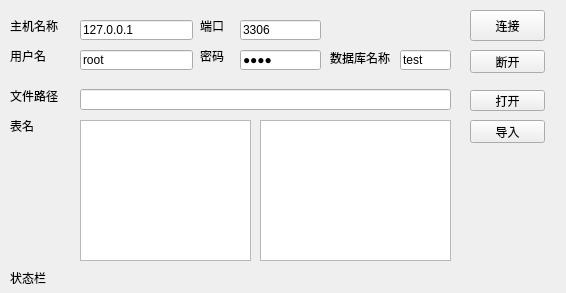
<?xml version="1.0" encoding="UTF-8"?>
<ui version="4.0">
 <class>form</class>
 <widget class="QWidget" name="form">
  <property name="geometry">
   <rect>
    <x>0</x>
    <y>0</y>
    <width>566</width>
    <height>293</height>
   </rect>
  </property>
  <property name="sizePolicy">
   <sizepolicy hsizetype="Expanding" vsizetype="Expanding">
    <horstretch>0</horstretch>
    <verstretch>0</verstretch>
   </sizepolicy>
  </property>
  <property name="windowTitle">
   <string>Excel导入mysql ---by:Rayu</string>
  </property>
  <widget class="QLabel" name="label">
   <property name="geometry">
    <rect>
     <x>80</x>
     <y>270</y>
     <width>371</width>
     <height>20</height>
    </rect>
   </property>
   <property name="sizePolicy">
    <sizepolicy hsizetype="Expanding" vsizetype="Expanding">
     <horstretch>0</horstretch>
     <verstretch>0</verstretch>
    </sizepolicy>
   </property>
   <property name="text">
    <string/>
   </property>
  </widget>
  <widget class="QLabel" name="label_2">
   <property name="geometry">
    <rect>
     <x>10</x>
     <y>90</y>
     <width>54</width>
     <height>12</height>
    </rect>
   </property>
   <property name="sizePolicy">
    <sizepolicy hsizetype="Expanding" vsizetype="Expanding">
     <horstretch>0</horstretch>
     <verstretch>0</verstretch>
    </sizepolicy>
   </property>
   <property name="text">
    <string>文件路径</string>
   </property>
  </widget>
  <widget class="QLabel" name="label_3">
   <property name="geometry">
    <rect>
     <x>10</x>
     <y>120</y>
     <width>54</width>
     <height>12</height>
    </rect>
   </property>
   <property name="sizePolicy">
    <sizepolicy hsizetype="Expanding" vsizetype="Expanding">
     <horstretch>0</horstretch>
     <verstretch>0</verstretch>
    </sizepolicy>
   </property>
   <property name="text">
    <string>表名</string>
   </property>
  </widget>
  <widget class="QLineEdit" name="lineEdit">
   <property name="geometry">
    <rect>
     <x>80</x>
     <y>89</y>
     <width>371</width>
     <height>21</height>
    </rect>
   </property>
   <property name="sizePolicy">
    <sizepolicy hsizetype="Expanding" vsizetype="Expanding">
     <horstretch>0</horstretch>
     <verstretch>0</verstretch>
    </sizepolicy>
   </property>
  </widget>
  <widget class="QListWidget" name="listWidget">
   <property name="geometry">
    <rect>
     <x>80</x>
     <y>120</y>
     <width>171</width>
     <height>141</height>
    </rect>
   </property>
  </widget>
  <widget class="QPushButton" name="pushButton">
   <property name="geometry">
    <rect>
     <x>470</x>
     <y>90</y>
     <width>75</width>
     <height>21</height>
    </rect>
   </property>
   <property name="sizePolicy">
    <sizepolicy hsizetype="Expanding" vsizetype="Expanding">
     <horstretch>0</horstretch>
     <verstretch>0</verstretch>
    </sizepolicy>
   </property>
   <property name="text">
    <string>打开</string>
   </property>
  </widget>
  <widget class="QPushButton" name="pushButton_2">
   <property name="geometry">
    <rect>
     <x>470</x>
     <y>120</y>
     <width>75</width>
     <height>23</height>
    </rect>
   </property>
   <property name="sizePolicy">
    <sizepolicy hsizetype="Expanding" vsizetype="Expanding">
     <horstretch>0</horstretch>
     <verstretch>0</verstretch>
    </sizepolicy>
   </property>
   <property name="text">
    <string>导入</string>
   </property>
  </widget>
  <widget class="QLabel" name="label_4">
   <property name="geometry">
    <rect>
     <x>10</x>
     <y>20</y>
     <width>54</width>
     <height>12</height>
    </rect>
   </property>
   <property name="sizePolicy">
    <sizepolicy hsizetype="Expanding" vsizetype="Expanding">
     <horstretch>0</horstretch>
     <verstretch>0</verstretch>
    </sizepolicy>
   </property>
   <property name="text">
    <string>主机名称</string>
   </property>
  </widget>
  <widget class="QLineEdit" name="lineEdit_name">
   <property name="geometry">
    <rect>
     <x>80</x>
     <y>20</y>
     <width>113</width>
     <height>20</height>
    </rect>
   </property>
   <property name="sizePolicy">
    <sizepolicy hsizetype="Expanding" vsizetype="Expanding">
     <horstretch>0</horstretch>
     <verstretch>0</verstretch>
    </sizepolicy>
   </property>
   <property name="text">
    <string>127.0.0.1</string>
   </property>
  </widget>
  <widget class="QLabel" name="label_5">
   <property name="geometry">
    <rect>
     <x>200</x>
     <y>20</y>
     <width>54</width>
     <height>12</height>
    </rect>
   </property>
   <property name="sizePolicy">
    <sizepolicy hsizetype="Expanding" vsizetype="Expanding">
     <horstretch>0</horstretch>
     <verstretch>0</verstretch>
    </sizepolicy>
   </property>
   <property name="text">
    <string>端口</string>
   </property>
  </widget>
  <widget class="QLineEdit" name="lineEdit_port">
   <property name="geometry">
    <rect>
     <x>240</x>
     <y>20</y>
     <width>81</width>
     <height>20</height>
    </rect>
   </property>
   <property name="sizePolicy">
    <sizepolicy hsizetype="Expanding" vsizetype="Expanding">
     <horstretch>0</horstretch>
     <verstretch>0</verstretch>
    </sizepolicy>
   </property>
   <property name="text">
    <string>3306</string>
   </property>
  </widget>
  <widget class="QLineEdit" name="lineEdit_username">
   <property name="geometry">
    <rect>
     <x>80</x>
     <y>50</y>
     <width>113</width>
     <height>20</height>
    </rect>
   </property>
   <property name="sizePolicy">
    <sizepolicy hsizetype="Expanding" vsizetype="Expanding">
     <horstretch>0</horstretch>
     <verstretch>0</verstretch>
    </sizepolicy>
   </property>
   <property name="text">
    <string>root</string>
   </property>
  </widget>
  <widget class="QLineEdit" name="lineEdit_password">
   <property name="geometry">
    <rect>
     <x>240</x>
     <y>50</y>
     <width>81</width>
     <height>20</height>
    </rect>
   </property>
   <property name="sizePolicy">
    <sizepolicy hsizetype="Expanding" vsizetype="Expanding">
     <horstretch>0</horstretch>
     <verstretch>0</verstretch>
    </sizepolicy>
   </property>
   <property name="text">
    <string>root</string>
   </property>
   <property name="echoMode">
    <enum>QLineEdit::Password</enum>
   </property>
  </widget>
  <widget class="QLineEdit" name="lineEdit_dbname">
   <property name="geometry">
    <rect>
     <x>400</x>
     <y>50</y>
     <width>51</width>
     <height>20</height>
    </rect>
   </property>
   <property name="sizePolicy">
    <sizepolicy hsizetype="Expanding" vsizetype="Expanding">
     <horstretch>0</horstretch>
     <verstretch>0</verstretch>
    </sizepolicy>
   </property>
   <property name="text">
    <string>test</string>
   </property>
  </widget>
  <widget class="QLabel" name="label_6">
   <property name="geometry">
    <rect>
     <x>10</x>
     <y>50</y>
     <width>54</width>
     <height>12</height>
    </rect>
   </property>
   <property name="sizePolicy">
    <sizepolicy hsizetype="Expanding" vsizetype="Expanding">
     <horstretch>0</horstretch>
     <verstretch>0</verstretch>
    </sizepolicy>
   </property>
   <property name="text">
    <string>用户名</string>
   </property>
  </widget>
  <widget class="QLabel" name="label_7">
   <property name="geometry">
    <rect>
     <x>200</x>
     <y>50</y>
     <width>54</width>
     <height>12</height>
    </rect>
   </property>
   <property name="sizePolicy">
    <sizepolicy hsizetype="Expanding" vsizetype="Expanding">
     <horstretch>0</horstretch>
     <verstretch>0</verstretch>
    </sizepolicy>
   </property>
   <property name="text">
    <string>密码</string>
   </property>
  </widget>
  <widget class="QLabel" name="label_8">
   <property name="geometry">
    <rect>
     <x>330</x>
     <y>50</y>
     <width>71</width>
     <height>16</height>
    </rect>
   </property>
   <property name="sizePolicy">
    <sizepolicy hsizetype="Expanding" vsizetype="Expanding">
     <horstretch>0</horstretch>
     <verstretch>0</verstretch>
    </sizepolicy>
   </property>
   <property name="text">
    <string>数据库名称</string>
   </property>
  </widget>
  <widget class="QLabel" name="label_9">
   <property name="geometry">
    <rect>
     <x>10</x>
     <y>270</y>
     <width>51</width>
     <height>16</height>
    </rect>
   </property>
   <property name="sizePolicy">
    <sizepolicy hsizetype="Expanding" vsizetype="Expanding">
     <horstretch>0</horstretch>
     <verstretch>0</verstretch>
    </sizepolicy>
   </property>
   <property name="text">
    <string>状态栏</string>
   </property>
  </widget>
  <widget class="QPushButton" name="pushButton_connect">
   <property name="geometry">
    <rect>
     <x>470</x>
     <y>10</y>
     <width>75</width>
     <height>31</height>
    </rect>
   </property>
   <property name="sizePolicy">
    <sizepolicy hsizetype="Expanding" vsizetype="Expanding">
     <horstretch>0</horstretch>
     <verstretch>0</verstretch>
    </sizepolicy>
   </property>
   <property name="text">
    <string>连接</string>
   </property>
  </widget>
  <widget class="QListWidget" name="listWidget_2">
   <property name="geometry">
    <rect>
     <x>260</x>
     <y>120</y>
     <width>191</width>
     <height>141</height>
    </rect>
   </property>
  </widget>
  <widget class="QPushButton" name="pushButton_disconnected">
   <property name="geometry">
    <rect>
     <x>470</x>
     <y>50</y>
     <width>75</width>
     <height>23</height>
    </rect>
   </property>
   <property name="sizePolicy">
    <sizepolicy hsizetype="Expanding" vsizetype="Expanding">
     <horstretch>0</horstretch>
     <verstretch>0</verstretch>
    </sizepolicy>
   </property>
   <property name="text">
    <string>断开</string>
   </property>
  </widget>
 </widget>
 <resources/>
 <connections/>
</ui>
